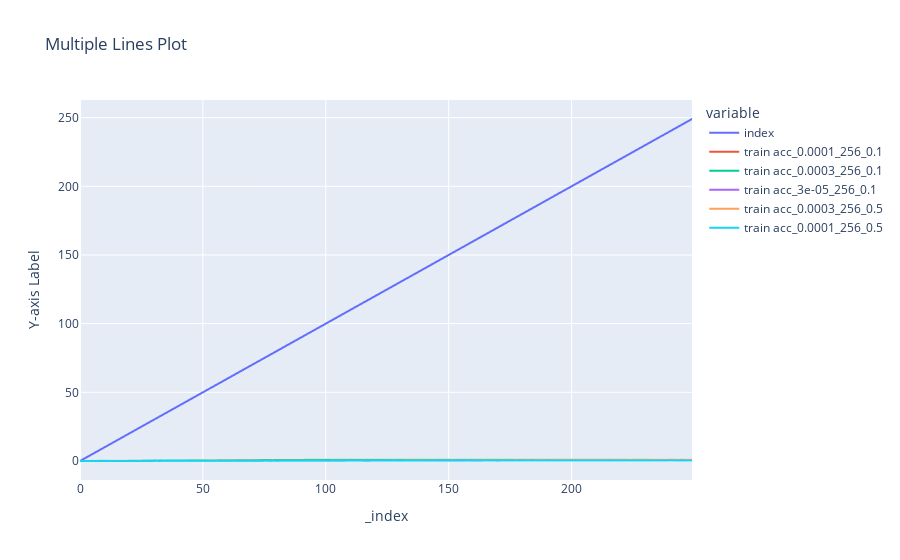

Here is the notebook cell this chart was saved with:
### Code cell
graph_col("train acc")

### Figure 1 — Plotly figure (JSON) as saved in the notebook; plotly's stock layout.template omitted (floating-point values rounded to 4 significant figures; data arrays with more than 128 entries replaced by an {"elided": "..."} marker saying what was removed)
{"data": [{"hovertemplate": "variable=index<br>_index=%{x}<br>Y-axis Label=%{y}<extra></extra>", "legendgroup": "index", "line": {"color": "#636efa", "dash": "solid"}, "marker": {"symbol": "circle"}, "mode": "lines", "name": "index", "showlegend": true, "type": "scattergl", "x": {"elided": "250 int values"}, "xaxis": "x", "y": {"elided": "250 int values"}, "yaxis": "y"}, {"hovertemplate": "variable=train acc_0.0001_256_0.1<br>_index=%{x}<br>Y-axis Label=%{y}<extra></extra>", "legendgroup": "train acc_0.0001_256_0.1", "line": {"color": "#EF553B", "dash": "solid"}, "marker": {"symbol": "circle"}, "mode": "lines", "name": "train acc_0.0001_256_0.1", "showlegend": true, "type": "scattergl", "x": {"elided": "250 int values"}, "xaxis": "x", "y": {"elided": "250 float values"}, "yaxis": "y"}, {"hovertemplate": "variable=train acc_0.0003_256_0.1<br>_index=%{x}<br>Y-axis Label=%{y}<extra></extra>", "legendgroup": "train acc_0.0003_256_0.1", "line": {"color": "#00cc96", "dash": "solid"}, "marker": {"symbol": "circle"}, "mode": "lines", "name": "train acc_0.0003_256_0.1", "showlegend": true, "type": "scattergl", "x": {"elided": "250 int values"}, "xaxis": "x", "y": {"elided": "250 float values"}, "yaxis": "y"}, {"hovertemplate": "variable=train acc_3e-05_256_0.1<br>_index=%{x}<br>Y-axis Label=%{y}<extra></extra>", "legendgroup": "train acc_3e-05_256_0.1", "line": {"color": "#ab63fa", "dash": "solid"}, "marker": {"symbol": "circle"}, "mode": "lines", "name": "train acc_3e-05_256_0.1", "showlegend": true, "type": "scattergl", "x": {"elided": "250 int values"}, "xaxis": "x", "y": {"elided": "250 float values"}, "yaxis": "y"}, {"hovertemplate": "variable=train acc_0.0003_256_0.5<br>_index=%{x}<br>Y-axis Label=%{y}<extra></extra>", "legendgroup": "train acc_0.0003_256_0.5", "line": {"color": "#FFA15A", "dash": "solid"}, "marker": {"symbol": "circle"}, "mode": "lines", "name": "train acc_0.0003_256_0.5", "showlegend": true, "type": "scattergl", "x": {"elided": "250 int values"}, "xaxis": "x", "y": {"elided": "250 float values"}, "yaxis": "y"}, {"hovertemplate": "variable=train acc_0.0001_256_0.5<br>_index=%{x}<br>Y-axis Label=%{y}<extra></extra>", "legendgroup": "train acc_0.0001_256_0.5", "line": {"color": "#19d3f3", "dash": "solid"}, "marker": {"symbol": "circle"}, "mode": "lines", "name": "train acc_0.0001_256_0.5", "showlegend": true, "type": "scattergl", "x": {"elided": "250 int values"}, "xaxis": "x", "y": {"elided": "250 float values"}, "yaxis": "y"}], "layout": {"legend": {"title": {"text": "variable"}, "tracegroupgap": 0}, "title": {"text": "Multiple Lines Plot"}, "xaxis": {"anchor": "y", "domain": [0, 1], "title": {"text": "_index"}}, "yaxis": {"anchor": "x", "domain": [0, 1], "title": {"text": "Y-axis Label"}}}}
